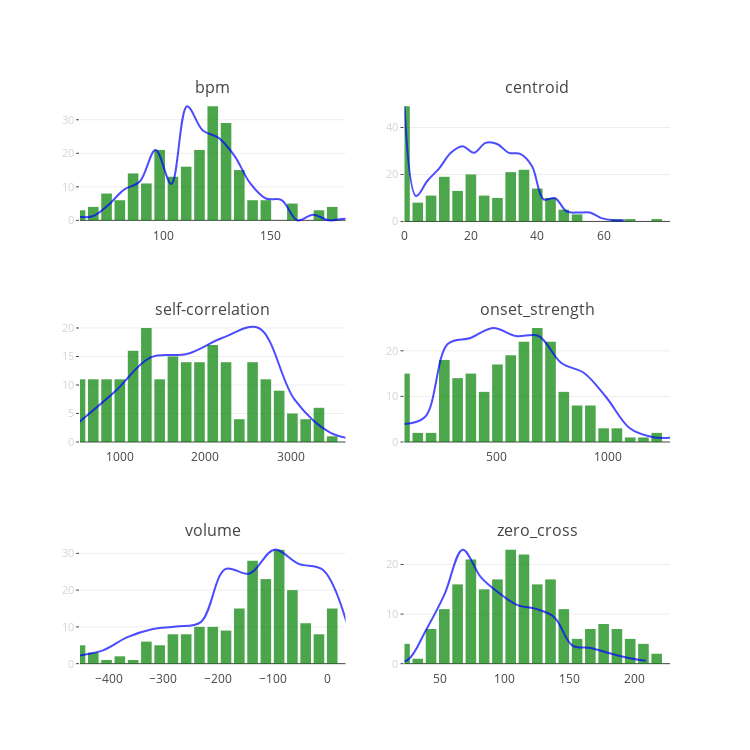

Notebook code cell kept with this figure:
### Code cell
max_vals = []
def add_bar(fig, inp, n_row, n_col):
    global chart_count, max_vals

    x, y = np.histogram(list(map(float, inp)), bins=20)

    max_vals.append(max(x))
    data = go.Bar(
            x=y,
            y=x,
            name="",
            marker = dict(color='green'),
            opacity=0.7
    )
    fig.append_trace(data, (chart_count // n_col) + 1, (chart_count % n_col) + 1)
    fig['layout']['yaxis{0}'.format(chart_count+1)].update(ticklen=3)
    fig['layout']['xaxis{0}'.format(chart_count+1)].update(range=[min(y),max(y)])
    fig['layout']['yaxis{0}'.format(chart_count+1)]['tickfont'].update(size=11,
                                                                       color="lightgrey")
    chart_count += 1

def add_line(fig, inp, n_row, n_col):
    global chart_count

    xh, yh = np.histogram(list(map(float, inp)), bins=20)

    data = go.Scatter(
            x=yh,
            y=max_vals[chart_count] * np.array(xh) / max(xh),#max_vals[chart_count],
            name="",
            marker = dict(color='blue'),
            opacity=0.7,
            mode='lines',
            hoverinfo='none',
            line=dict(shape='spline')
            )
    fig.append_trace(data, (chart_count // n_col) + 1, (chart_count % n_col) + 1)
    fig['layout']['yaxis{0}'.format(chart_count+1)].update(ticklen=3)
    fig['layout']['yaxis{0}'.format(chart_count+1)]['tickfont'].update(size=11,
                                                                       color="lightgrey")
    chart_count += 1
    
def draw_bars(fig, f_names, f_vals, dfunc):
    n_row = 3
    n_col = 2
    n_charts = n_row * n_col
    
    if fig is None:
        fig = tools.make_subplots(rows=n_row, cols=n_col, print_grid=False,
                              subplot_titles=f_names)

    for j in range(len(f_names)):
        dfunc(fig, np.array(f_vals)[:,j], n_row, n_col)

    fig['layout'].update(height=750, width=750, showlegend=False)
    return fig
  
chart_count = 0
fig = draw_bars(None, f_names, f_vals, add_bar)
chart_count = 0
fig = draw_bars(fig, f_names, f_vals1, add_line)

py.iplot(fig, show_link=False)

### Figure 1 — Plotly figure (JSON) as saved in the notebook; plotly's stock layout.template omitted (floating-point values rounded to 4 significant figures)
{"data": [{"marker": {"color": "green"}, "name": "", "opacity": 0.7, "type": "bar", "x": [61.52, 67.68, 73.83, 79.98, 86.13, 92.29, 98.44, 104.6, 110.7, 116.9, 123.0, 129.2, 135.4, 141.5, 147.7, 153.8, 160.0, 166.1, 172.3, 178.4, 184.6], "xaxis": "x1", "y": [3, 4, 8, 6, 14, 11, 21, 13, 16, 21, 34, 29, 15, 6, 6, 0, 5, 0, 3, 4], "yaxis": "y1"}, {"marker": {"color": "green"}, "name": "", "opacity": 0.7, "type": "bar", "x": [0, 3.995, 7.99, 11.98, 15.98, 19.97, 23.97, 27.96, 31.96, 35.95, 39.95, 43.94, 47.94, 51.93, 55.93, 59.92, 63.92, 67.91, 71.91, 75.9, 79.9], "xaxis": "x2", "y": [49, 8, 11, 19, 13, 20, 11, 10, 21, 22, 14, 10, 5, 3, 0, 0, 1, 1, 0, 1], "yaxis": "y2"}, {"marker": {"color": "green"}, "name": "", "opacity": 0.7, "type": "bar", "x": [527.3, 683.1, 839.0, 994.8, 1151.0, 1306.0, 1462.0, 1618.0, 1774.0, 1930.0, 2086.0, 2241.0, 2397.0, 2553.0, 2709.0, 2865.0, 3021.0, 3176.0, 3332.0, 3488.0, 3644.0], "xaxis": "x3", "y": [11, 11, 11, 11, 16, 20, 11, 15, 14, 14, 17, 14, 4, 14, 11, 9, 5, 4, 6, 1], "yaxis": "y3"}, {"marker": {"color": "green"}, "name": "", "opacity": 0.7, "type": "bar", "x": [86.42, 146.2, 205.9, 265.7, 325.4, 385.1, 444.9, 504.6, 564.4, 624.1, 683.9, 743.6, 803.3, 863.1, 922.8, 982.6, 1042.0, 1102.0, 1162.0, 1222.0, 1281.0], "xaxis": "x4", "y": [15, 2, 2, 18, 14, 15, 11, 17, 19, 22, 25, 22, 11, 8, 8, 3, 3, 1, 1, 2], "yaxis": "y4"}, {"marker": {"color": "green"}, "name": "", "opacity": 0.7, "type": "bar", "x": [-452.0, -427.8, -403.6, -379.3, -355.1, -330.9, -306.7, -282.4, -258.2, -234.0, -209.8, -185.5, -161.3, -137.1, -112.9, -88.64, -64.42, -40.19, -15.97, 8.259, 32.48], "xaxis": "x5", "y": [5, 3, 1, 2, 1, 6, 5, 8, 8, 10, 10, 9, 15, 28, 23, 31, 20, 11, 8, 15], "yaxis": "y5"}, {"marker": {"color": "green"}, "name": "", "opacity": 0.7, "type": "bar", "x": [22.78, 33.02, 43.26, 53.5, 63.74, 73.98, 84.23, 94.47, 104.7, 114.9, 125.2, 135.4, 145.7, 155.9, 166.2, 176.4, 186.6, 196.9, 207.1, 217.4, 227.6], "xaxis": "x6", "y": [4, 1, 7, 11, 16, 21, 15, 17, 23, 22, 16, 17, 11, 5, 7, 8, 7, 5, 4, 2], "yaxis": "y6"}, {"hoverinfo": "none", "line": {"shape": "spline"}, "marker": {"color": "blue"}, "mode": "lines", "name": "", "opacity": 0.7, "type": "scatter", "x": [52.73, 60.04, 67.34, 74.64, 81.94, 89.24, 96.54, 103.8, 111.1, 118.4, 125.8, 133.1, 140.4, 147.7, 155.0, 162.3, 169.6, 176.9, 184.2, 191.5, 198.8], "xaxis": "x1", "y": [0.2411, 0.9645, 1.206, 4.582, 9.163, 11.57, 20.98, 10.85, 34, 26.77, 24.6, 19.29, 11.09, 6.511, 6.028, 0, 1.688, 0, 0.4823, 0.2411], "yaxis": "y1"}, {"hoverinfo": "none", "line": {"shape": "spline"}, "marker": {"color": "blue"}, "mode": "lines", "name": "", "opacity": 0.7, "type": "scatter", "x": [0, 3.486, 6.973, 10.46, 13.95, 17.43, 20.92, 24.4, 27.89, 31.38, 34.86, 38.35, 41.84, 45.32, 48.81, 52.29, 55.78, 59.27, 62.75, 66.24, 69.73], "xaxis": "x2", "y": [49, 10.84, 17.43, 22.62, 29.21, 32.04, 29.21, 33.45, 32.98, 29.21, 28.74, 23.56, 9.423, 9.894, 4.24, 3.769, 3.769, 1.413, 0.4712, 0.4712], "yaxis": "y2"}, {"hoverinfo": "none", "line": {"shape": "spline"}, "marker": {"color": "blue"}, "mode": "lines", "name": "", "opacity": 0.7, "type": "scatter", "x": [512.0, 934.5, 1357.0, 1779.0, 2202.0, 2624.0, 3047.0, 3469.0, 3892.0, 4314.0, 4737.0, 5159.0, 5582.0, 6004.0, 6426.0, 6849.0, 7271.0, 7694.0, 8116.0, 8539.0, 8961.0], "xaxis": "x3", "y": [3.429, 8.8, 14.86, 15.43, 18.29, 20, 7.429, 1.6, 0.2286, 0, 0, 0, 0, 0, 0, 0, 0, 0, 0, 0.1143], "yaxis": "y3"}, {"hoverinfo": "none", "line": {"shape": "spline"}, "marker": {"color": "blue"}, "mode": "lines", "name": "", "opacity": 0.7, "type": "scatter", "x": [76.35, 178.6, 280.9, 383.1, 485.4, 587.7, 689.9, 792.2, 894.4, 996.7, 1099.0, 1201.0, 1303.0, 1406.0, 1508.0, 1610.0, 1713.0, 1815.0, 1917.0, 2019.0, 2122.0], "xaxis": "x4", "y": [3.947, 5.482, 21.49, 22.81, 25, 23.25, 23.25, 17.32, 15.13, 9.649, 3.07, 1.096, 0.8772, 0.4386, 0, 0, 0, 0, 0, 0.2193], "yaxis": "y4"}, {"hoverinfo": "none", "line": {"shape": "spline"}, "marker": {"color": "blue"}, "mode": "lines", "name": "", "opacity": 0.7, "type": "scatter", "x": [-811.7, -767.1, -722.4, -677.8, -633.2, -588.5, -543.9, -499.3, -454.7, -410.0, -365.4, -320.8, -276.2, -231.5, -186.9, -142.3, -97.64, -53.01, -8.383, 36.24, 80.87], "xaxis": "x5", "y": [0.2403, 0, 0, 0, 0, 0, 0.4806, 0.9612, 2.163, 3.605, 7.209, 9.372, 10.09, 11.29, 25.71, 24.51, 31, 27.16, 25.47, 10.33], "yaxis": "y5"}, {"hoverinfo": "none", "line": {"shape": "spline"}, "marker": {"color": "blue"}, "mode": "lines", "name": "", "opacity": 0.7, "type": "scatter", "x": [-59.43, -45.31, -31.19, -17.06, -2.941, 11.18, 25.3, 39.43, 53.55, 67.67, 81.8, 95.92, 110.0, 124.2, 138.3, 152.4, 166.5, 180.7, 194.8, 208.9, 223.0], "xaxis": "x6", "y": [0.1513, 0, 0, 0, 0, 0.1513, 0.7566, 6.809, 13.92, 23, 17.4, 14.22, 11.8, 11.05, 9.382, 3.632, 3.178, 2.118, 1.211, 0.6053], "yaxis": "y6"}], "layout": {"annotations": [{"font": {"size": 16}, "showarrow": false, "text": "bpm", "x": 0.225, "xanchor": "center", "xref": "paper", "y": 1, "yanchor": "bottom", "yref": "paper"}, {"font": {"size": 16}, "showarrow": false, "text": "centroid", "x": 0.775, "xanchor": "center", "xref": "paper", "y": 1, "yanchor": "bottom", "yref": "paper"}, {"font": {"size": 16}, "showarrow": false, "text": "self-correlation", "x": 0.225, "xanchor": "center", "xref": "paper", "y": 0.6111, "yanchor": "bottom", "yref": "paper"}, {"font": {"size": 16}, "showarrow": false, "text": "onset_strength", "x": 0.775, "xanchor": "center", "xref": "paper", "y": 0.6111, "yanchor": "bottom", "yref": "paper"}, {"font": {"size": 16}, "showarrow": false, "text": "volume", "x": 0.225, "xanchor": "center", "xref": "paper", "y": 0.2222, "yanchor": "bottom", "yref": "paper"}, {"font": {"size": 16}, "showarrow": false, "text": "zero_cross", "x": 0.775, "xanchor": "center", "xref": "paper", "y": 0.2222, "yanchor": "bottom", "yref": "paper"}], "height": 750, "showlegend": false, "width": 750, "xaxis1": {"anchor": "y1", "domain": [0, 0.45], "range": [61.52, 184.6]}, "xaxis2": {"anchor": "y2", "domain": [0.55, 1], "range": [0, 79.9]}, "xaxis3": {"anchor": "y3", "domain": [0, 0.45], "range": [527.3, 3644.0]}, "xaxis4": {"anchor": "y4", "domain": [0.55, 1], "range": [86.42, 1281.0]}, "xaxis5": {"anchor": "y5", "domain": [0, 0.45], "range": [-452.0, 32.48]}, "xaxis6": {"anchor": "y6", "domain": [0.55, 1], "range": [22.78, 227.6]}, "yaxis1": {"anchor": "x1", "domain": [0.7778, 1], "tickfont": {"color": "lightgrey", "size": 11}, "ticklen": 3}, "yaxis2": {"anchor": "x2", "domain": [0.7778, 1], "tickfont": {"color": "lightgrey", "size": 11}, "ticklen": 3}, "yaxis3": {"anchor": "x3", "domain": [0.3889, 0.6111], "tickfont": {"color": "lightgrey", "size": 11}, "ticklen": 3}, "yaxis4": {"anchor": "x4", "domain": [0.3889, 0.6111], "tickfont": {"color": "lightgrey", "size": 11}, "ticklen": 3}, "yaxis5": {"anchor": "x5", "domain": [0, 0.2222], "tickfont": {"color": "lightgrey", "size": 11}, "ticklen": 3}, "yaxis6": {"anchor": "x6", "domain": [0, 0.2222], "tickfont": {"color": "lightgrey", "size": 11}, "ticklen": 3}}}
